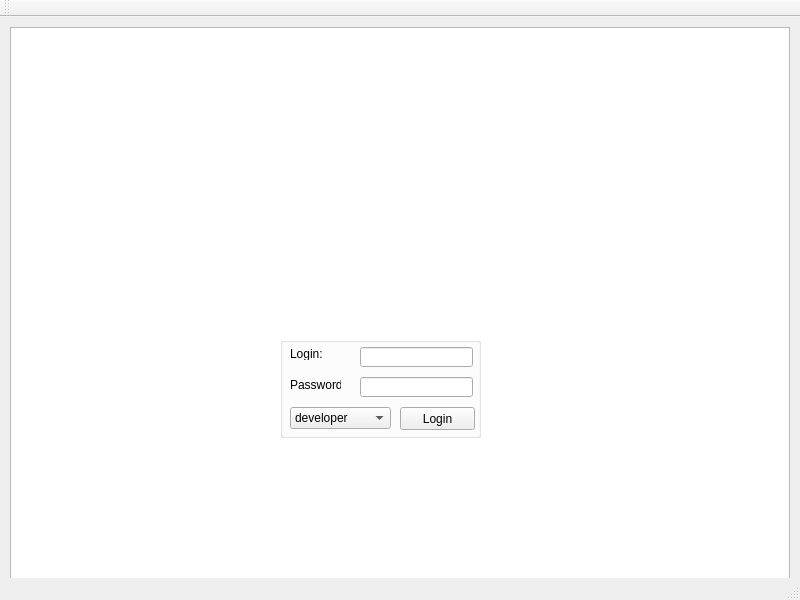
<?xml version="1.0" encoding="UTF-8"?>
<ui version="4.0">
 <class>MainWindow</class>
 <widget class="QMainWindow" name="MainWindow">
  <property name="geometry">
   <rect>
    <x>0</x>
    <y>0</y>
    <width>800</width>
    <height>600</height>
   </rect>
  </property>
  <property name="windowTitle">
   <string>MainWindow</string>
  </property>
  <widget class="QWidget" name="centralWidget">
   <widget class="QListView" name="listView">
    <property name="geometry">
     <rect>
      <x>10</x>
      <y>10</y>
      <width>780</width>
      <height>580</height>
     </rect>
    </property>
   </widget>
   <widget class="QGroupBox" name="groupBox">
    <property name="geometry">
     <rect>
      <x>280</x>
      <y>320</y>
      <width>201</width>
      <height>101</height>
     </rect>
    </property>
    <property name="title">
     <string/>
    </property>
    <widget class="QLabel" name="label">
     <property name="geometry">
      <rect>
       <x>10</x>
       <y>10</y>
       <width>47</width>
       <height>13</height>
      </rect>
     </property>
     <property name="text">
      <string>Login:</string>
     </property>
    </widget>
    <widget class="QLabel" name="label_2">
     <property name="geometry">
      <rect>
       <x>10</x>
       <y>40</y>
       <width>51</width>
       <height>16</height>
      </rect>
     </property>
     <property name="text">
      <string>Password:</string>
     </property>
    </widget>
    <widget class="QLineEdit" name="lineEdit_Login">
     <property name="geometry">
      <rect>
       <x>80</x>
       <y>10</y>
       <width>113</width>
       <height>20</height>
      </rect>
     </property>
    </widget>
    <widget class="QLineEdit" name="lineEdit_Password">
     <property name="geometry">
      <rect>
       <x>80</x>
       <y>40</y>
       <width>113</width>
       <height>20</height>
      </rect>
     </property>
    </widget>
    <widget class="QPushButton" name="LoginButton">
     <property name="geometry">
      <rect>
       <x>120</x>
       <y>70</y>
       <width>75</width>
       <height>23</height>
      </rect>
     </property>
     <property name="text">
      <string>Login</string>
     </property>
    </widget>
    <widget class="QComboBox" name="comboBox">
     <property name="geometry">
      <rect>
       <x>10</x>
       <y>70</y>
       <width>101</width>
       <height>22</height>
      </rect>
     </property>
     <item>
      <property name="text">
       <string>developer</string>
      </property>
     </item>
     <item>
      <property name="text">
       <string>manager</string>
      </property>
     </item>
     <item>
      <property name="text">
       <string>client</string>
      </property>
     </item>
    </widget>
   </widget>
  </widget>
  <widget class="QMenuBar" name="menuBar">
   <property name="geometry">
    <rect>
     <x>0</x>
     <y>0</y>
     <width>800</width>
     <height>21</height>
    </rect>
   </property>
  </widget>
  <widget class="QToolBar" name="mainToolBar">
   <attribute name="toolBarArea">
    <enum>TopToolBarArea</enum>
   </attribute>
   <attribute name="toolBarBreak">
    <bool>false</bool>
   </attribute>
  </widget>
  <widget class="QStatusBar" name="statusBar"/>
 </widget>
 <layoutdefault spacing="6" margin="11"/>
 <resources/>
 <connections/>
</ui>
